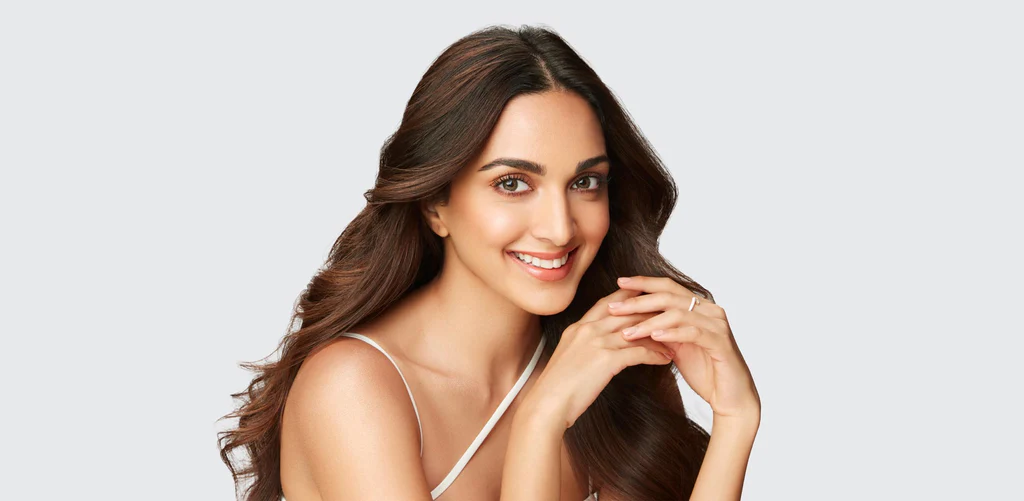
#> input picture opencv/images/img-1.webp, 1024 x 501 px, found by its file name
$ jupyter execute OpenCV_Arithmetic_functions_on_an_image_12.ipynb
#> lines starting #> are read from the running program, lines starting #| are printed output that depends on the picture
[cell 1]
import cv2

## merging two images

blended = cv2.addWeighted(src1, alpha, src2, beta, gamma)

	• src1: First image
	• alpha: Weight of the first image (intensity)
	• src2: Second image
	• beta: Weight of the second image
	• gamma: Scalar added to each sum

[cell 2]
img1 = cv2.imread(r'C:\Users\anmol sarin\OneDrive\Desktop\me\opencv\images\img-1.webp')
#> img1 is the input picture: shape (501, 1024, 3); mean B, G, R 186.6, 193.5, 205.4
img2 = cv2.imread(r'C:\Users\anmol sarin\OneDrive\Desktop\me\opencv\images\img-2.webp')
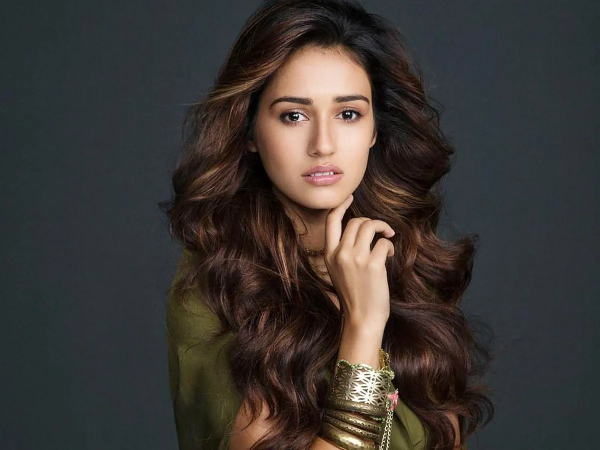
#> input picture opencv/images/img-2.webp, 1200 x 900 px, found by its file name (shown at 1/2 size)
#> img2 is the input picture: shape (900, 1200, 3); mean B, G, R 52.3, 55.5, 60.1
img1_resize = cv2.resize(img1,(500,500))
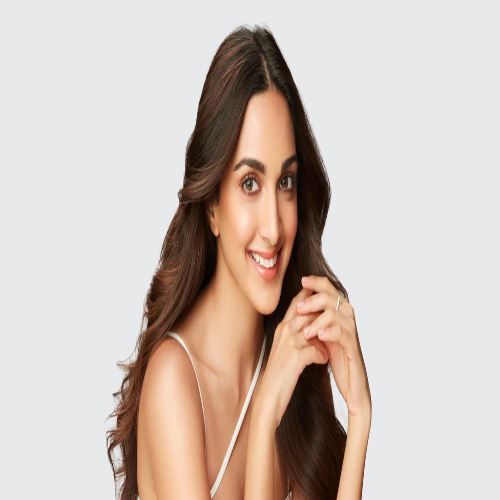
#> img1_resize: shape (500, 500, 3); mean B, G, R 186.6, 193.5, 205.4
img2_resize = cv2.resize(img2,(500,500))
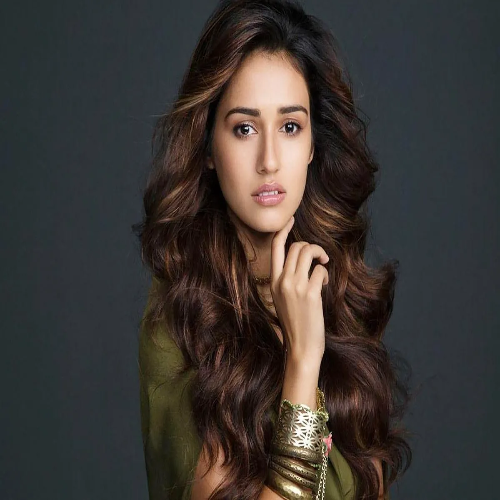
#> img2_resize: shape (500, 500, 3); mean B, G, R 52.2, 55.4, 60.1
new_img = cv2.addWeighted(img1_resize , 1 , img2_resize , .5,0)
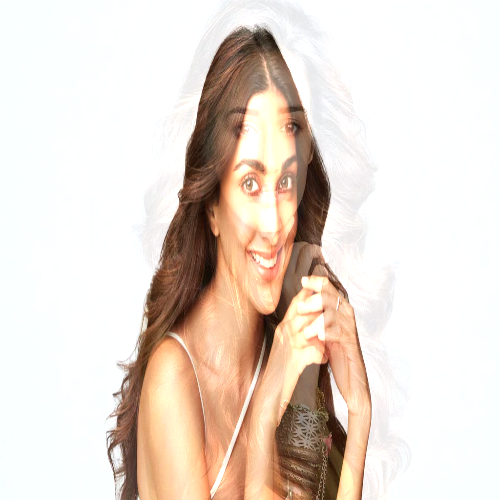
#> new_img: shape (500, 500, 3); mean B, G, R 208.3, 218.4, 231
cv2.imshow("merged image" , new_img)
cv2.waitKey(0)
cv2.destroyAllWindows()

#### output

## Subtraction in an image
#### syntax
sub_img = cv2.subtract(img1, img2)

[cell 3]
img1 = cv2.imread(r'C:\Users\anmol sarin\OneDrive\Desktop\me\opencv\images\img-1.webp')
img2 = cv2.imread(r'C:\Users\anmol sarin\OneDrive\Desktop\me\opencv\images\img-2.webp')
img1_resize = cv2.resize(img1,(500,500))
img2_resize = cv2.resize(img2,(500,500))
new_img = cv2.subtract(img1_resize , img2_resize)
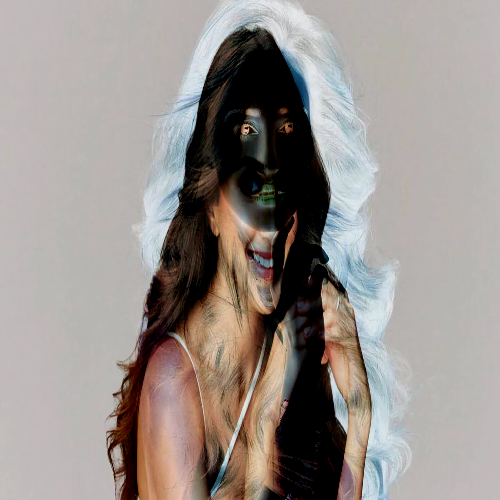
#> new_img: shape (500, 500, 3); mean B, G, R 141.4, 145.5, 152.9
cv2.imshow("merged image" , new_img)
cv2.waitKey(0)
cv2.destroyAllWindows()
